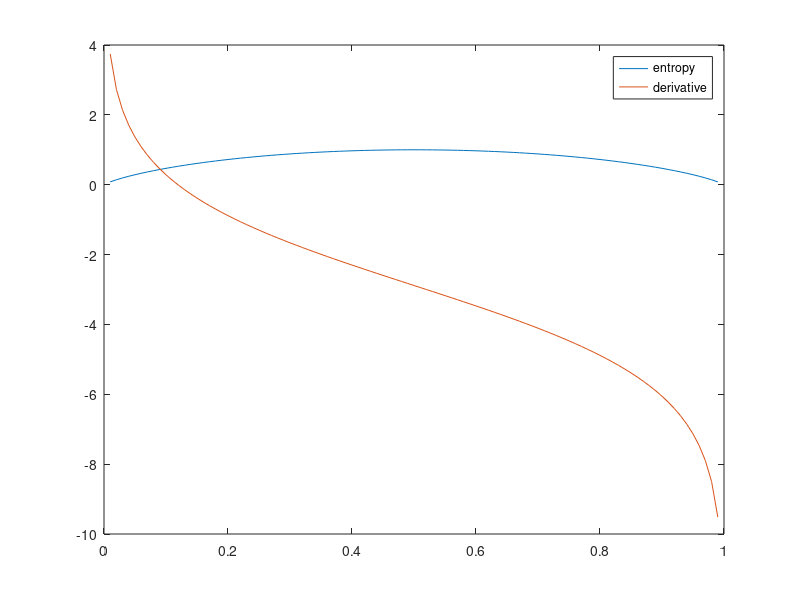

This chart was generated by the following MATLAB code:
function entropy_derivative
% sometimes people want to compute a derivative of an entropy, you know

p = 0.01:0.01:0.99;
e = @(p)-(1-p).*log2(1-p) - p.*log2(p);
plot(p, e(p))
d = @(p)log2((1-p)./p) - 2/log(2);
hold on;
plot(p, d(p))
legend('entropy', 'derivative', 'boxoff')
